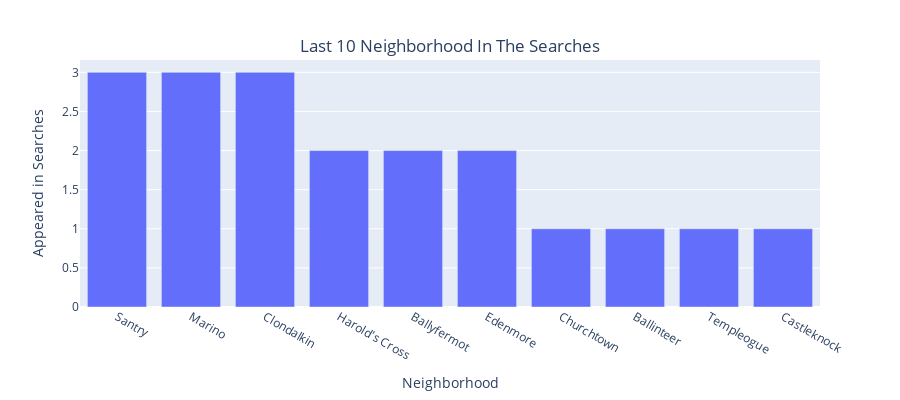

The cell this chart's notebook holds for it:
### Code cell
# Get Last 10 neighbourhood searched by the users
fig = px.bar(x=index[-10:], y=value[-10:], height=400)
fig.update_layout(
    title={'text':'Last 10 Neighborhood In The Searches',
           'y':0.9,
           'x':0.5,
           'xanchor': 'center',
           'yanchor': 'top'},
    xaxis_title="Neighborhood",
    yaxis_title="Appeared in Searches"
)
fig.show()

### Figure 1 — Plotly figure (JSON) as saved in the notebook; plotly's stock layout.template omitted (floating-point values rounded to 4 significant figures)
{"data": [{"alignmentgroup": "True", "hovertemplate": "x=%{x}<br>y=%{y}<extra></extra>", "legendgroup": "", "marker": {"color": "#636efa", "pattern": {"shape": ""}}, "name": "", "offsetgroup": "", "orientation": "v", "showlegend": false, "textposition": "auto", "type": "bar", "x": ["Santry", "Marino", "Clondalkin", "Harold's Cross", "Ballyfermot", "Edenmore", "Churchtown", "Ballinteer", "Templeogue", "Castleknock"], "xaxis": "x", "y": [3, 3, 3, 2, 2, 2, 1, 1, 1, 1], "yaxis": "y"}], "layout": {"barmode": "relative", "height": 400, "legend": {"tracegroupgap": 0}, "margin": {"t": 60}, "title": {"text": "Last 10 Neighborhood In The Searches", "x": 0.5, "xanchor": "center", "y": 0.9, "yanchor": "top"}, "xaxis": {"anchor": "y", "domain": [0, 1], "title": {"text": "Neighborhood"}}, "yaxis": {"anchor": "x", "domain": [0, 1], "title": {"text": "Appeared in Searches"}}}}
